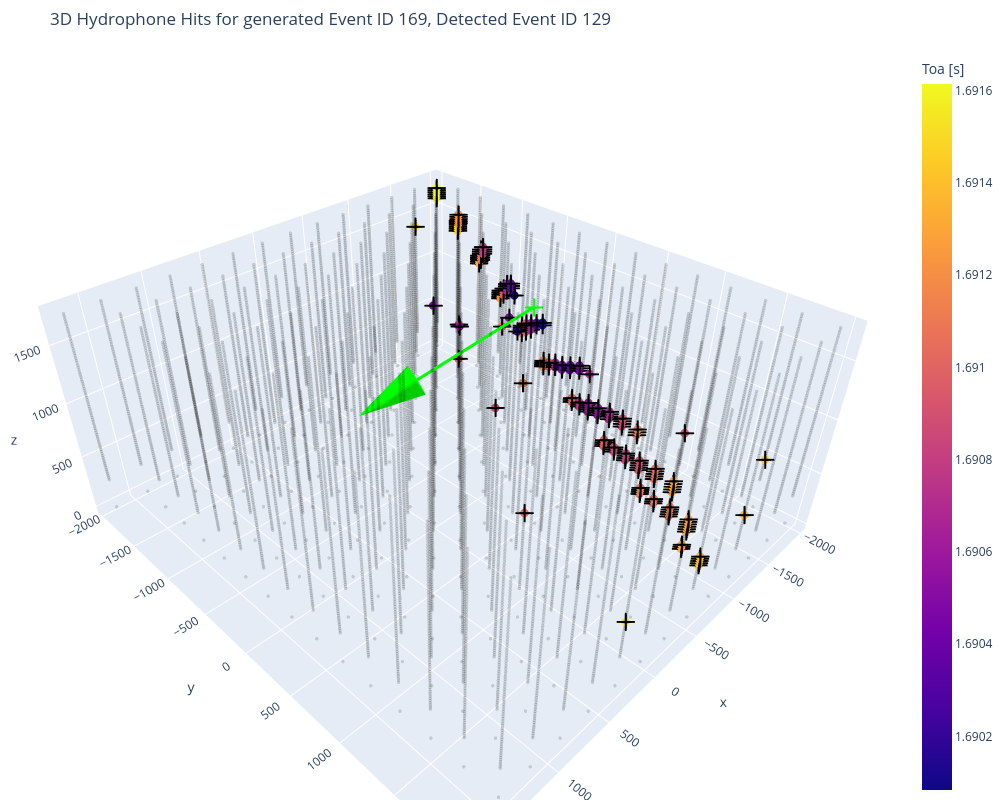

The code cell stored with this chart in its notebook:
### Code cell
x_demo_det.plot_detected_event()

### Figure 1 — Plotly figure (JSON) as saved in the notebook; plotly's stock layout.template omitted (floating-point values rounded to 4 significant figures; data arrays with more than 128 entries replaced by an {"elided": "..."} marker saying what was removed)
{"data": [{"marker": {"color": "black", "opacity": 0.15, "size": 2}, "mode": "markers", "type": "scatter3d", "x": {"elided": "14716 float values"}, "y": {"elided": "14716 float values"}, "z": {"elided": "14716 float values"}}, {"marker": {"color": {"elided": "7439 float values"}, "colorbar": {"title": {"text": "Toa [s]"}}, "colorscale": [[0, "#0d0887"], [0.1111, "#46039f"], [0.2222, "#7201a8"], [0.3333, "#9c179e"], [0.4444, "#bd3786"], [0.5556, "#d8576b"], [0.6667, "#ed7953"], [0.7778, "#fb9f3a"], [0.8889, "#fdca26"], [1, "#f0f921"]], "size": 5}, "mode": "markers", "type": "scatter3d", "x": {"elided": "7439 float values"}, "y": {"elided": "7439 float values"}, "z": {"elided": "7439 float values"}}, {"marker": {"color": "black", "size": 10, "symbol": "cross"}, "mode": "markers", "type": "scatter3d", "x": {"elided": "324 float values"}, "y": {"elided": "324 float values"}, "z": {"elided": "324 float values"}}, {"marker": {"color": "lime", "size": 10, "symbol": "cross"}, "mode": "markers", "type": "scatter3d", "x": [-826.0], "y": [202.4], "z": [1682.0]}, {"line": {"color": "lime", "width": 6}, "mode": "lines", "type": "scatter3d", "x": [-826.0, -36.64], "y": [202.4, -209.5], "z": [1682.0, 1227.0]}, {"anchor": "tail", "colorscale": [[0, "lime"], [1, "lime"]], "showscale": false, "sizemode": "absolute", "sizeref": 500, "type": "cone", "u": [0.7894], "v": [-0.4119], "w": [-0.4552], "x": [-36.64], "y": [-209.5], "z": [1227.0]}], "layout": {"height": 800, "margin": {"b": 0, "l": 0, "r": 0, "t": 50}, "showlegend": false, "title": {"text": "3D Hydrophone Hits for generated Event ID 169, Detected Event ID 129"}, "width": 1000}}
